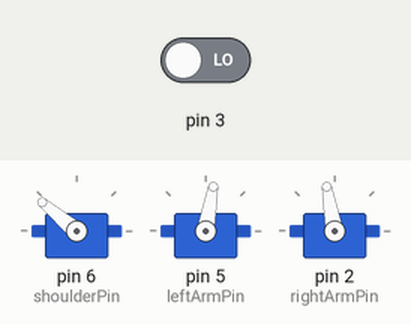
Simulated run of this sketch. Board: Arduino Uno, built with avr-gcc and run on an emulated ATmega328P. On the bench: 3 × servo. The inputs (shaded band) are chosen by the test bench; at power-on: pin 3 LOW. What the sketch prints to the serial monitor is not drawn.

Above: at 8.0 s.
8.1 s: pin 3 driven HIGH
At 10.3 s:
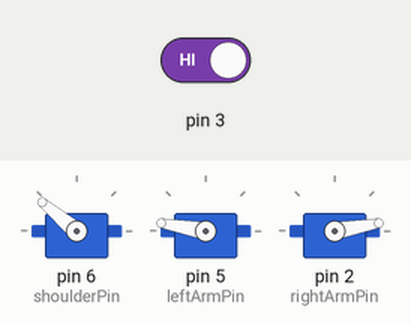
At 13.6 s:
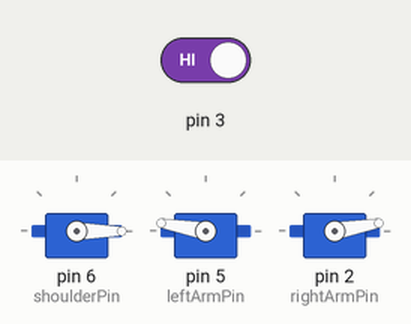
17.1 s: pin 3 driven LOW
At 18.2 s:
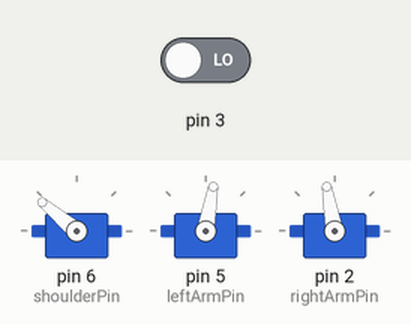
Timing chart, 0 to 20.1 s (numbered marks = the images above; inputs shaded):
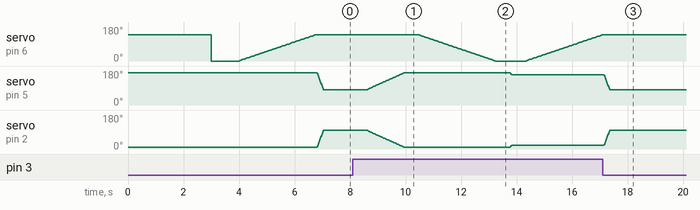

The sketch:

DEC_GrabberExampleCode.ino
```cpp
#include <Servo.h>

Servo grabber;  // create servo object to control a servo
Servo grabber2;
Servo arm;

const uint8_t leftArmPin = 5;
const uint8_t rightArmPin = 2;
const uint8_t shoulderPin = 6;

const long grabSequenceInterval = 500;
long previousTime = 0;
uint8_t grabState = 0;

// twelve servo objects can be created on most boards

uint8_t upperBoundShoulder = 140;
uint8_t lowerBoundShoulder = 0;
uint8_t upperBoundHand = 170;
uint8_t lowerBoundHand = 80;
uint8_t ungrabBoundHand = 160;

void setup() {
  Serial.begin(9600);
  delay(1000);

  Serial.print("calibrating... ");
  arm.attach(shoulderPin);
  arm.write(upperBoundShoulder);
  delay(1000);
  grabber.attach(leftArmPin);
  grabber.write(upperBoundHand);
  grabber2.attach(rightArmPin);
  grabber2.write(180 - upperBoundHand);
  delay(1000);
  arm.write(lowerBoundShoulder);
  delay(1000);
  lowerArm();
  Serial.println("done");
}

void loop() {
  updateGrabber();
}

void updateGrabber() {
  switch (grabState) {
    case 0:
      if (digitalRead(3)) {
        grabState = 1;
        previousTime = millis();
      } else {
        receive();
      }
      break;

    case 1:
      grabState = 2;
      break;

    case 2:
      if (millis() - previousTime > grabSequenceInterval) {
        grab();
        grabState = 3;
        previousTime = millis();
      }
      break;

    case 3:
      if (millis() - previousTime > grabSequenceInterval) {
        raiseArm();
        grabState = 4;
        previousTime = millis();
      }
      break;

    case 4:
      if (millis() - previousTime > grabSequenceInterval) {
        unGrab();
        grabState = 5;
        previousTime = millis();
      }
      break;

    case 5:
      if (millis() - previousTime > grabSequenceInterval) {
        lowerArm();
        grabState = 0;
        previousTime = millis();
      }
      break;
  }
}

void raiseArm() {
  int currentPos = arm.read();
  while (currentPos != lowerBoundShoulder) {
    if (currentPos < lowerBoundShoulder) {
      arm.write(currentPos + 2);
    } else {
      arm.write(currentPos - 2);
    }
    currentPos = arm.read();
    delay(40);
  }
}

void lowerArm() {
  int currentPos = arm.read();
  while (currentPos != upperBoundShoulder) {
    if (currentPos < upperBoundShoulder) {
      arm.write(currentPos + 2);
    } else {
      arm.write(currentPos - 2);
    }
    currentPos = arm.read();
    delay(40);
  }
}

void grab() {
  int currentPos = grabber.read();
  while (currentPos != upperBoundHand) {
    if (currentPos < upperBoundHand) {
      grabber.write(currentPos + 2);
      grabber2.write(180 - (currentPos + 2));
    } else {
      grabber.write(currentPos - 2);
      grabber2.write(180 - (currentPos - 2));
    }
    currentPos = grabber.read();
    delay(30);
  }
}

void receive() {
  int currentPos = grabber.read();
  while (currentPos != lowerBoundHand) {
    if (currentPos < lowerBoundHand) {
      grabber.write(currentPos + 2);
      grabber2.write(180 - (currentPos + 2));
    } else {
      grabber.write(currentPos - 2);
      grabber2.write(180 - (currentPos - 2));
    }
    currentPos = grabber.read();
    delay(5);
  }
}

void unGrab() {
  int currentPos = grabber.read();
  while (currentPos != ungrabBoundHand) {
    if (currentPos < ungrabBoundHand) {
      grabber.write(currentPos + 2);
      grabber2.write(180 - (currentPos + 2));
    } else {
      grabber.write(currentPos - 2);
      grabber2.write(180 - (currentPos - 2));
    }
    currentPos = grabber.read();
    delay(15);
  }
}
```

Measured:
- after the input at 8.1 s, servo on pin 5 (leftArmPin): rises from 80° to 170° in 1.3 s, then falls to 160° in 3.9 s
- after the input at 17.1 s, servo on pin 6 (shoulderPin): goes on until 17.1 s, then stays 140°
